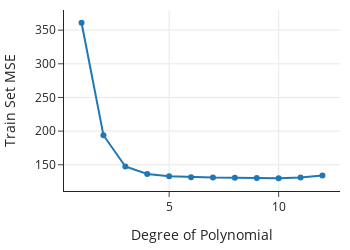

The notebook cell this image was saved under:
### Markdown cell above
To visualize the change in MSE, we plot MSE for each fitted polynomial against its degree:

### Code cell
px.line(x=degree, y=error_train, markers=True,
        labels=dict(x='Degree of Polynomial', y='Train Set MSE'),
        width=350, height=250)

### Figure 1 — Plotly figure (JSON) as saved in the notebook; plotly's stock layout.template omitted (floating-point values rounded to 4 significant figures)
{"data": [{"hovertemplate": "Degree of Polynomial=%{x}<br>Train Set MSE=%{y}<extra></extra>", "legendgroup": "", "line": {"color": "#1F77B4", "dash": "solid"}, "marker": {"symbol": "circle"}, "mode": "lines+markers", "name": "", "orientation": "v", "showlegend": false, "type": "scatter", "x": [1, 2, 3, 4, 5, 6, 7, 8, 9, 10, 11, 12], "xaxis": "x", "y": [360.9, 193.9, 147.4, 136.2, 132.8, 131.4, 130.9, 130.9, 130.3, 130.0, 131.2, 133.9], "yaxis": "y"}], "layout": {"height": 250, "legend": {"tracegroupgap": 0}, "width": 350, "xaxis": {"anchor": "y", "domain": [0, 1], "title": {"text": "Degree of Polynomial"}}, "yaxis": {"anchor": "x", "domain": [0, 1], "title": {"text": "Train Set MSE"}}}}
